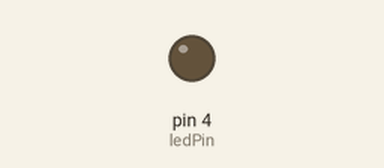
Recording of a sketch running on a simulated Arduino Uno, built with avr-gcc and run on an emulated ATmega328P. On the bench: output pins drawn as LEDs (lit = HIGH).

Above: at 1.9 s.
At 5.37 s:
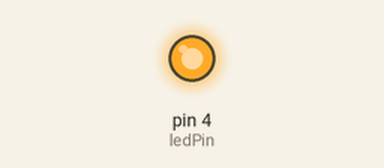
Timing chart, 0 to 5.8 s (numbered marks = the images above):
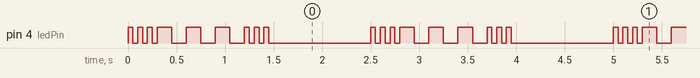

Measured:
- by itself, pin 4 (ledPin): repeats every 2.5 s: 2 × (LOW 0.05 s, HIGH 0.05 s), LOW 0.05 s, 3 × (HIGH 0.15 s, LOW 0.15 s), 2 × (HIGH 0.05 s, LOW 0.05 s), HIGH 0.05 s, LOW 1.1 s, HIGH 0.05 s

The sketch:

04-Understanding-Variables.ino
```cpp
/**
 * Lesson 04 — Understanding Variables
 *
 * Understanding how to use variables to change various things at once. No need to rewrite tons of code.
 *
 * My personal solution the the morse code problem is commented, Paul's will be left visibile.
 */

//bool go = true;

int ledPin = 4;
int dit = 50;
int dah = 150;
int longW = 1000;


void setup() {
  pinMode(ledPin, OUTPUT);

}

void loop() {

  //First S
  digitalWrite(ledPin,HIGH);
  delay(dit);
  digitalWrite(ledPin,LOW);
  delay(dit);
  digitalWrite(ledPin,HIGH);
  delay(dit);
  digitalWrite(ledPin,LOW);
  delay(dit);
  digitalWrite(ledPin,HIGH);
  delay(dit);
  digitalWrite(ledPin,LOW);
  delay(dit);

  //The O
  digitalWrite(ledPin,HIGH);
  delay(dah);
  digitalWrite(ledPin,LOW);
  delay(dah);
  digitalWrite(ledPin,HIGH);
  delay(dah);
  digitalWrite(ledPin,LOW);
  delay(dah);
  digitalWrite(ledPin,HIGH);
  delay(dah);
  digitalWrite(ledPin,LOW);
  delay(dah);

  //Second S
  digitalWrite(ledPin,HIGH);
  delay(dit);
  digitalWrite(ledPin,LOW);
  delay(dit);
  digitalWrite(ledPin,HIGH);
  delay(dit);
  digitalWrite(ledPin,LOW);
  delay(dit);
  digitalWrite(ledPin,HIGH);
  delay(dit);
  digitalWrite(ledPin,LOW);
  delay(dit);

  delay(longW);
  /*
  while(go){
    S(ledPin);
    O(ledPin);
    S(ledPin);
    go = false;
  }
  */
}

/*
void S(int pin){
  for(int i = 0 ; i < 3; i++){
  digitalWrite(pin,HIGH);
  delay(200);
  digitalWrite(pin,LOW);
  delay(200);
  }
}

void O(int pin){
  for(int i = 0; i < 3; i++){
  digitalWrite(pin,HIGH);
  delay(400);
  digitalWrite(pin,LOW);
  delay(200);
  }
}
*/
```
